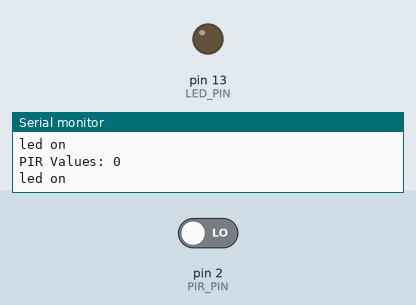
Simulated run of this sketch. Board: Arduino Uno, built with avr-gcc and run on an emulated ATmega328P. Shown: output pins drawn as LEDs (lit = HIGH), the last lines printed to the serial monitor. Inputs (shaded band) come from the test bench; at power-on: pin 2 (PIR_PIN) LOW.

Above: at 2.8 s.
2.9 s: pin 2 (PIR_PIN) driven HIGH
At 4.2 s:
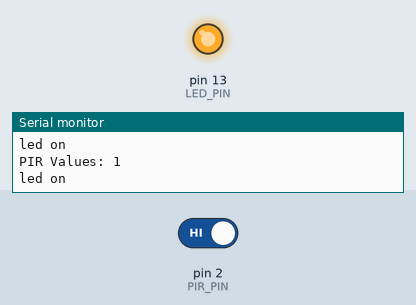
4.5 s: pin 2 (PIR_PIN) driven LOW
At 6.0 s:
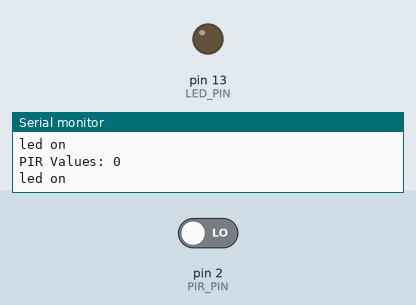
Timing chart, 0 to 7.5 s (numbered marks = the images above; inputs shaded):
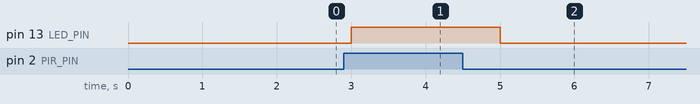

The sketch:

Task1.1P.ino
```cpp
// C++ code
//

const byte LED_PIN = 13;
const byte PIR_PIN = 2;


void setup()
{
  pinMode(LED_BUILTIN, OUTPUT);
  pinMode(PIR_PIN, INPUT);
  Serial.begin(9600);
}

void loop()
{
  bool motion = digitalRead(PIR_PIN); //read values from pir sensor
  Serial.print("PIR Values: ");
  Serial.println(motion);

  if (motion == 1) //if motion
  {
    digitalWrite(LED_PIN, HIGH); //turn on led
    Serial.println("led on");
  }
  else //no motion turn led off
  {
    digitalWrite(LED_PIN, LOW);
    Serial.println("led on");
  }

  delay(1000);
}
```

Measured:
- after the input at 2.9 s, pin 13 (LED_PIN): LOW → HIGH after 0.10 s
- after the input at 4.5 s, pin 13 (LED_PIN): HIGH → LOW after 0.50 s
